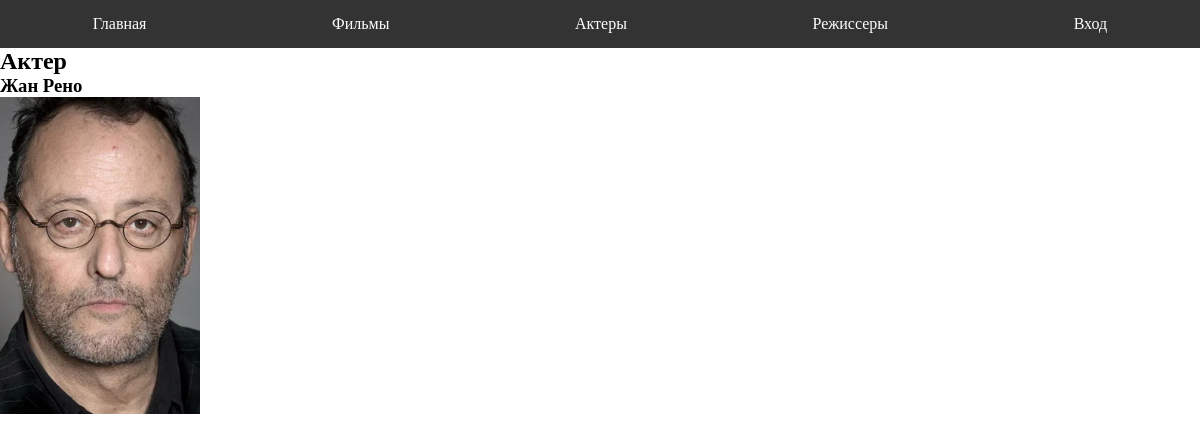
/actor/1/, run on the app's committed database.
### appkino/models.py (models this page shows, shortened)
class ModelActor(models.Model):
    name = models.CharField(max_length=100, verbose_name='Актер')
    info = models.TextField(verbose_name='Информация', null=True, blank=True)
    photo = models.FileField(blank=True, null=True, verbose_name='Фото', upload_to='fotoActor/')

### appkino/views.py (the view)
# urls.py: path('actor/<slug:pk>/', views.actorDetail.as_view(), name='oneactor'),
class actorDetail(generic.DetailView):
    model = ModelActor

### templates/appkino/modelactor_detail.html (shortened to what this page needs)
{% extends 'index.html' %}
{% load static %}
{% block head %}
    <link rel="stylesheet" href="{% static 'css/index.css' %}">
{% endblock %}
{% block content %}
    <h2>Актер</h2>
    <h3>{{ modelactor.name }}</h3>
    <img src="{% static modelactor.photo %}" alt="" width="200px">
{% endblock %}

### appkino/static/css/index.css (style rules this page uses)
* { margin: 0; padding: 0; }

### data on the page
ModelActor: name "Жан Рено", photo (picture)
